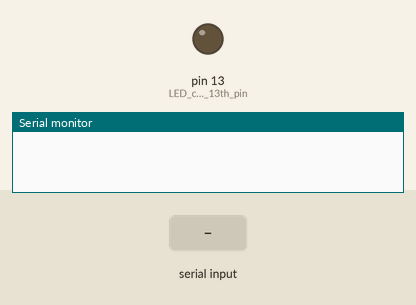
This sketch was run on a simulated Arduino Uno, built with avr-gcc and run on an emulated ATmega328P. On the bench: output pins drawn as LEDs (lit = HIGH), the last lines printed to the serial monitor. The inputs (shaded band) are chosen by the test bench.

Above: at 1.2 s.
1.3 s: "on" received over the second serial link
At 2.2 s:
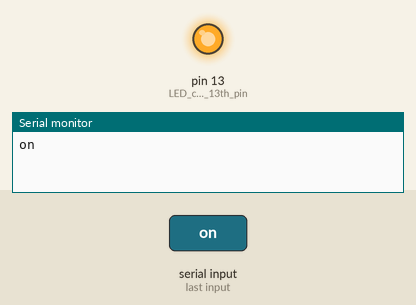
2.8 s: "off" received over the second serial link
At 3.7 s:
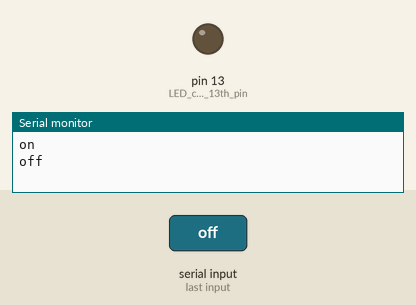
Timing chart, 0 to 5.8 s (numbered marks = the images above; inputs shaded):
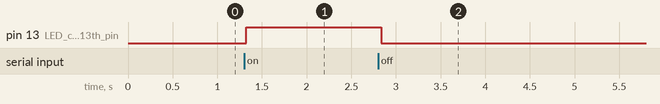

The sketch:

BluDash_arduino_code.ino
```cpp
#include <SoftwareSerial.h>


SoftwareSerial BT(2, 3);  //TX, RX respetively
String state;             // string to store incoming message from bluetooth


void setup() {
  BT.begin(9600);       // bluetooth serial communication will happen on pin 10 and 11
  Serial.begin(9600);   // serial communication to check the data on serial monitor
  pinMode(13, OUTPUT);  // LED connected to 13th pin
}
//-----------------------------------------------------------------------//
void loop() {
  while (BT.available()) {  //Check if there is an available byte to read
    delay(10);              //Delay added to make thing stable
    char c = BT.read();     //Conduct a serial read
    state += c;             //build the string- either "On" or "off"
  }
  if (state.length() > 0) {
    Serial.println(state);
    BT.println(state);


    if (state == "on") {
      digitalWrite(13, HIGH);

    }

    else if (state == "off") {
      digitalWrite(13, LOW);
    }


    state = "";
  }
}  //Reset the variable
```

Measured:
- after the input at 1.3 s, pin 13 (LED_connected_to_13th_pin): LOW → HIGH at once
- after the input at 2.8 s, pin 13 (LED_connected_to_13th_pin): HIGH → LOW at once
